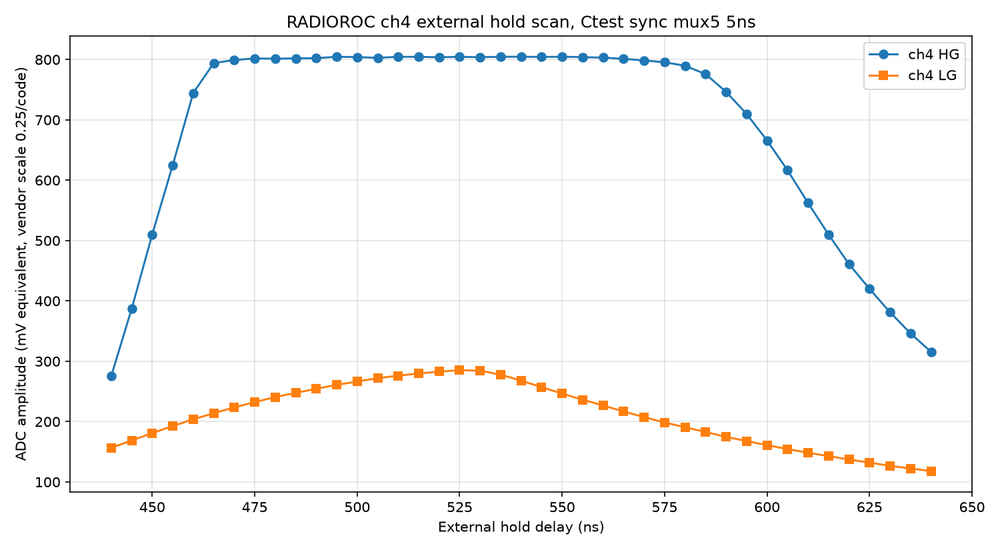
#> input picture logbooks/assets/2026-06-26-external-holdscan-ch4-ctest-sync-mux5-5ns.png, 1000 x 550 px, shrunk from 1500 x 825 before the run; its folder holds only this picture in this run
$ python -i radioroc_analysis.py   (imports and definitions only)
#> lines starting #> are read from the running program, lines starting #| are printed output that depends on the picture
"""Plotting and CSV analysis helpers for RADIOROC runs.

This module owns file parsing, latest-run discovery, simple scan summaries, and
plot rendering. It deliberately does not talk to hardware.
"""

from __future__ import annotations

import csv
from dataclasses import dataclass
import math
import os
from pathlib import Path
import statistics

# [1 line not run here, left out]


DEFAULT_RUNS_DIR: Path = Path("radioroc_runs")
THRESHOLD_DAC_MV_OFFSET: float = 270.0
THRESHOLD_DAC_MV_PER_CODE: float = 0.25


@dataclass
class ThresholdScanData:
    """Parsed threshold scan CSV data.

    **Attributes**
    - `path` (`Path`): Source CSV path.
    - `dacs` (`list[float]`): Threshold DAC points.
    - `series` (`dict[str, list[float]]`): Trigger-rate series by channel
      name, such as `"ch4"`.
    """

    path: Path
    dacs: list[float]
    series: dict[str, list[float]]


@dataclass
class HoldScanData:
    """Parsed hold scan CSV data.

    **Attributes**
    - `path` (`Path`): Source CSV path.
    - `x_column` (`str`): `"hold_code"` or `"hold_delay_ns"`.
    - `x_values` (`list[float]`): Hold codes or external hold delays.
    - `series` (`dict[str, list[float]]`): ADC summary series by CSV column.
    """

    path: Path
    x_column: str
    x_values: list[float]
    series: dict[str, list[float]]


@dataclass
class ThresholdChannelSummary:
    """Simple landmarks for one threshold scan channel.

    **Attributes**
    - `channel` (`str`): Channel column name.
    - `peak_dac` (`float | None`): DAC at maximum finite rate.
    - `peak_hz` (`float | None`): Maximum finite trigger rate.
    - `first_nonzero_dac` (`float | None`): First DAC with rate above zero.
    - `last_above_1khz_dac` (`float | None`): Last DAC with rate at least
      `1000 Hz`.
    """

    channel: str
    peak_dac: float | None
    peak_hz: float | None
    first_nonzero_dac: float | None
    last_above_1khz_dac: float | None


@dataclass
class HoldChannelSummary:
    """Simple landmarks for one hold scan channel/gain.

    **Attributes**
    - `channel` (`int`): Channel number.
    - `gain` (`str`): `"hg"` or `"lg"`.
    - `peak_x` (`float | None`): Hold code/delay at maximum finite amplitude.
    - `peak_value` (`float | None`): Maximum finite amplitude.
    - `plateau_start_x` (`float | None`): First point above 90 percent of peak.
    - `plateau_end_x` (`float | None`): Last point above 90 percent of peak.
    """

    channel: int
    gain: str
    peak_x: float | None
    peak_value: float | None
    plateau_start_x: float | None
    plateau_end_x: float | None


# [198 lines left out: functions find_latest_scan, read_threshold_csv, read_threshold_attempt_std, read_hold_csv, parse_threshold_channels, parse_hold_channels and 2 more, not called in this run]


def summarize_hold(data: HoldScanData, channels: list[int] | None = None, gains: tuple[str, ...] = ("hg", "lg")) -> list[HoldChannelSummary]:
    """Extract simple hold scan peak and plateau landmarks.

    **Inputs**
    - `data` (`HoldScanData`): Parsed hold scan.
    - `channels` (`list[int] | None`): Channels to summarize. Defaults to all.
    - `gains` (`tuple[str, ...]`): Gains to summarize, usually `"hg"` and/or
      `"lg"`.

    **Returns**
    - `list[HoldChannelSummary]`: One summary per available channel/gain.
    """

    selected_channels: list[int] = channels or parse_hold_channels(None, data.series)
    summaries: list[HoldChannelSummary] = []
    for channel in selected_channels:
        for gain in gains:
            column = f"ch{channel}_{gain}_mean"
            if column not in data.series:
                continue
            pairs = [(x, value) for x, value in zip(data.x_values, data.series[column]) if math.isfinite(value)]
            if not pairs:
                summaries.append(HoldChannelSummary(channel, gain, None, None, None, None))
                continue
            peak_x, peak_value = max(pairs, key=lambda pair: pair[1])
            threshold = 0.9 * peak_value
            plateau = [x for x, value in pairs if value >= threshold]
            summaries.append(
                HoldChannelSummary(
                    channel=channel,
                    gain=gain,
                    peak_x=peak_x,
                    peak_value=peak_value,
                    plateau_start_x=plateau[0] if plateau else None,
                    plateau_end_x=plateau[-1] if plateau else None,
                )
            )
    return summaries


# [372 lines left out: functions has_invalid_internal_zero_point, moving_average, threshold_dac_to_mv, threshold_derivative, poisson_rate_errors, estimate_scurve_crossings and 4 more, not called in this run]

>>> import cv2
>>> picture = cv2.imread('logbooks/assets/2026-06-26-external-holdscan-ch4-ctest-sync-mux5-5ns.png', cv2.IMREAD_GRAYSCALE)
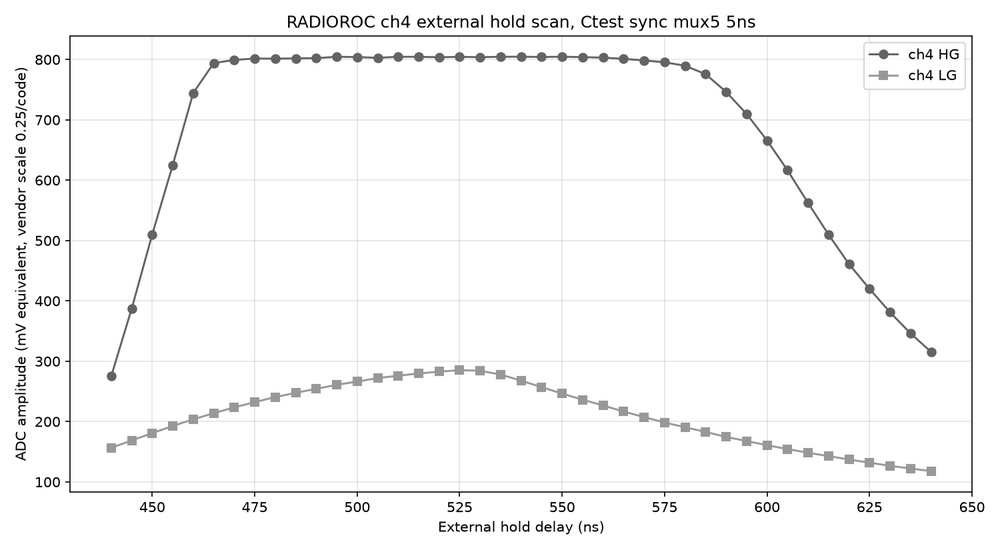
#> picture: shape (550, 1000); min 0, max 255, mean 248.1
>>> result = summarize_hold(picture)
#> (the run stopped early here; a loop or call above may not have finished)

$ run again, on logbooks/assets/2026-06-26-internal-holdscan-ch4-ctest-sync-full.png
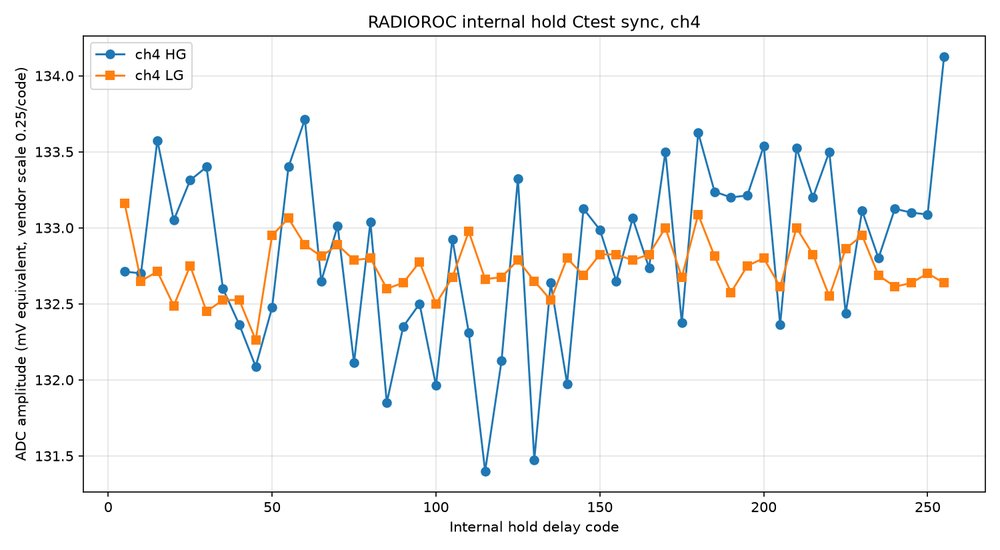
#> input picture logbooks/assets/2026-06-26-internal-holdscan-ch4-ctest-sync-full.png, 1000 x 550 px, shrunk from 1500 x 825 before the run
#> `picture = cv2.imread('logbooks/assets/2026-06-26-external-holdscan-ch4..`:
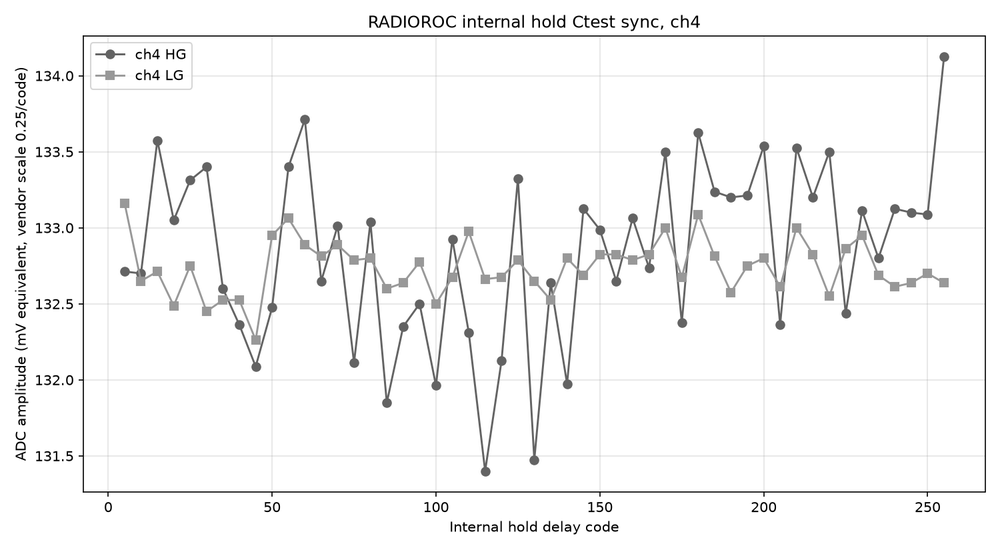
#> picture: shape (550, 1000); min 0, max 255, mean 246.1
